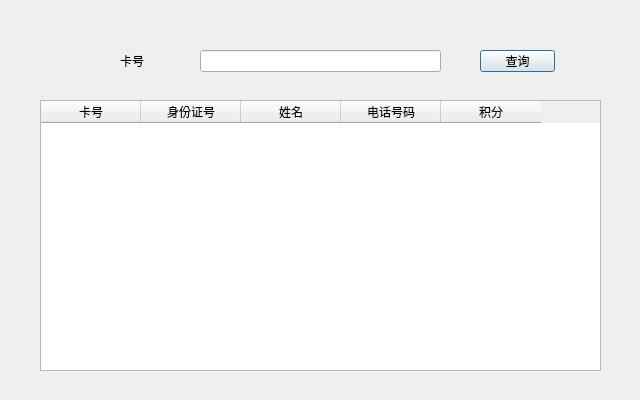
<?xml version="1.0" encoding="UTF-8"?>
<ui version="4.0">
 <class>VIPInfo</class>
 <widget class="QDialog" name="VIPInfo">
  <property name="geometry">
   <rect>
    <x>0</x>
    <y>0</y>
    <width>640</width>
    <height>400</height>
   </rect>
  </property>
  <property name="sizePolicy">
   <sizepolicy hsizetype="Fixed" vsizetype="Fixed">
    <horstretch>0</horstretch>
    <verstretch>0</verstretch>
   </sizepolicy>
  </property>
  <property name="minimumSize">
   <size>
    <width>640</width>
    <height>400</height>
   </size>
  </property>
  <property name="maximumSize">
   <size>
    <width>640</width>
    <height>400</height>
   </size>
  </property>
  <property name="windowTitle">
   <string>会员卡信息查询</string>
  </property>
  <widget class="QLineEdit" name="lineEdit">
   <property name="geometry">
    <rect>
     <x>200</x>
     <y>50</y>
     <width>241</width>
     <height>22</height>
    </rect>
   </property>
  </widget>
  <widget class="QPushButton" name="find2">
   <property name="geometry">
    <rect>
     <x>480</x>
     <y>50</y>
     <width>75</width>
     <height>22</height>
    </rect>
   </property>
   <property name="text">
    <string>查询</string>
   </property>
  </widget>
  <widget class="QTableWidget" name="tableWidget">
   <property name="geometry">
    <rect>
     <x>40</x>
     <y>100</y>
     <width>561</width>
     <height>271</height>
    </rect>
   </property>
   <property name="showGrid">
    <bool>false</bool>
   </property>
   <attribute name="verticalHeaderVisible">
    <bool>false</bool>
   </attribute>
   <column>
    <property name="text">
     <string>卡号</string>
    </property>
   </column>
   <column>
    <property name="text">
     <string>身份证号</string>
    </property>
   </column>
   <column>
    <property name="text">
     <string>姓名</string>
    </property>
   </column>
   <column>
    <property name="text">
     <string>电话号码</string>
    </property>
   </column>
   <column>
    <property name="text">
     <string>积分</string>
    </property>
   </column>
  </widget>
  <widget class="QLabel" name="label">
   <property name="geometry">
    <rect>
     <x>120</x>
     <y>50</y>
     <width>54</width>
     <height>22</height>
    </rect>
   </property>
   <property name="text">
    <string>卡号</string>
   </property>
  </widget>
 </widget>
 <resources/>
 <connections/>
</ui>
